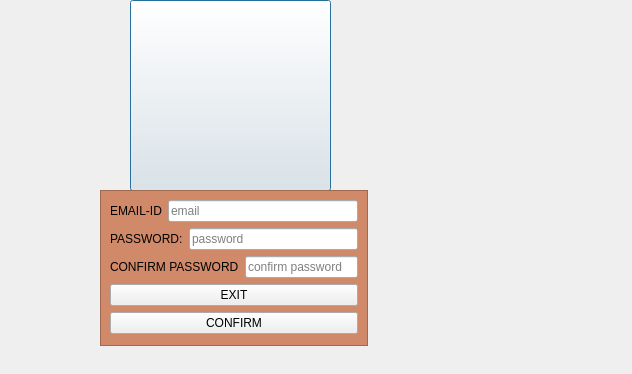
<?xml version="1.0" encoding="UTF-8"?>
<ui version="4.0">
 <class>Dialog</class>
 <widget class="QDialog" name="Dialog">
  <property name="enabled">
   <bool>true</bool>
  </property>
  <property name="geometry">
   <rect>
    <x>0</x>
    <y>0</y>
    <width>632</width>
    <height>374</height>
   </rect>
  </property>
  <property name="mouseTracking">
   <bool>true</bool>
  </property>
  <property name="windowTitle">
   <string>Dialog</string>
  </property>
  <widget class="QPushButton" name="pushButton">
   <property name="geometry">
    <rect>
     <x>130</x>
     <y>0</y>
     <width>201</width>
     <height>191</height>
    </rect>
   </property>
   <property name="styleSheet">
    <string notr="true">QPushButton{
background-image:url(&quot;C:/Users/ELCOT/Desktop/QSimpleLogin/icons/signup.png&quot;);
}</string>
   </property>
   <property name="text">
    <string/>
   </property>
  </widget>
  <widget class="QFrame" name="frame">
   <property name="geometry">
    <rect>
     <x>100</x>
     <y>190</y>
     <width>268</width>
     <height>156</height>
    </rect>
   </property>
   <property name="styleSheet">
    <string notr="true">QFrame{
background:#d08a69;
}</string>
   </property>
   <property name="frameShape">
    <enum>QFrame::StyledPanel</enum>
   </property>
   <property name="frameShadow">
    <enum>QFrame::Raised</enum>
   </property>
   <layout class="QVBoxLayout" name="verticalLayout">
    <item>
     <layout class="QHBoxLayout" name="horizontalLayout">
      <item>
       <widget class="QLabel" name="label">
        <property name="text">
         <string>EMAIL-ID</string>
        </property>
       </widget>
      </item>
      <item>
       <widget class="QLineEdit" name="lineEdit_1">
        <property name="frame">
         <bool>true</bool>
        </property>
        <property name="placeholderText">
         <string>email</string>
        </property>
       </widget>
      </item>
     </layout>
    </item>
    <item>
     <layout class="QHBoxLayout" name="horizontalLayout_2">
      <item>
       <widget class="QLabel" name="label_2">
        <property name="text">
         <string>PASSWORD:</string>
        </property>
       </widget>
      </item>
      <item>
       <widget class="QLineEdit" name="lineEdit_2">
        <property name="echoMode">
         <enum>QLineEdit::Password</enum>
        </property>
        <property name="placeholderText">
         <string>password</string>
        </property>
       </widget>
      </item>
     </layout>
    </item>
    <item>
     <layout class="QHBoxLayout" name="horizontalLayout_3">
      <item>
       <widget class="QLabel" name="label_3">
        <property name="text">
         <string>CONFIRM PASSWORD</string>
        </property>
       </widget>
      </item>
      <item>
       <widget class="QLineEdit" name="lineEdit_3">
        <property name="enabled">
         <bool>true</bool>
        </property>
        <property name="mouseTracking">
         <bool>false</bool>
        </property>
        <property name="autoFillBackground">
         <bool>false</bool>
        </property>
        <property name="text">
         <string/>
        </property>
        <property name="echoMode">
         <enum>QLineEdit::Password</enum>
        </property>
        <property name="placeholderText">
         <string>confirm password</string>
        </property>
       </widget>
      </item>
     </layout>
    </item>
    <item>
     <widget class="QPushButton" name="exitButton">
      <property name="text">
       <string>EXIT</string>
      </property>
     </widget>
    </item>
    <item>
     <widget class="QPushButton" name="ConfirmButton">
      <property name="text">
       <string>CONFIRM</string>
      </property>
     </widget>
    </item>
   </layout>
  </widget>
 </widget>
 <resources/>
 <connections/>
</ui>
